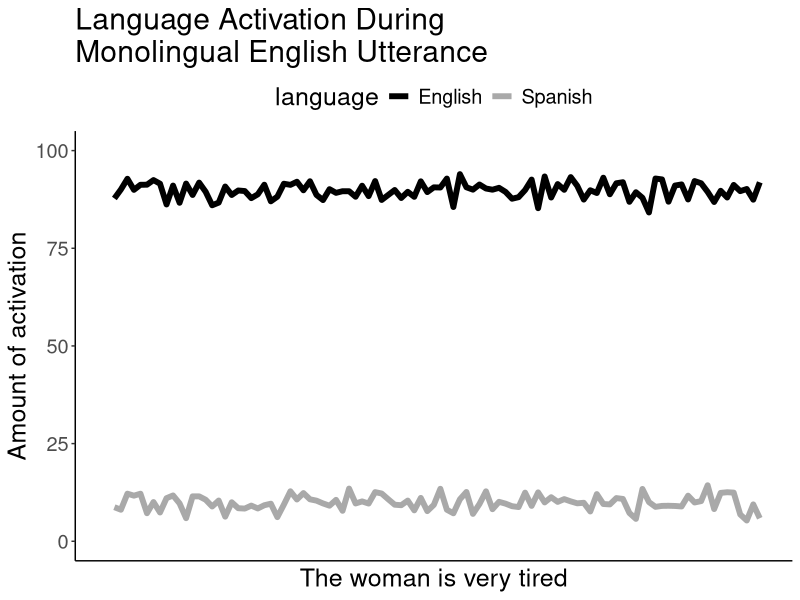
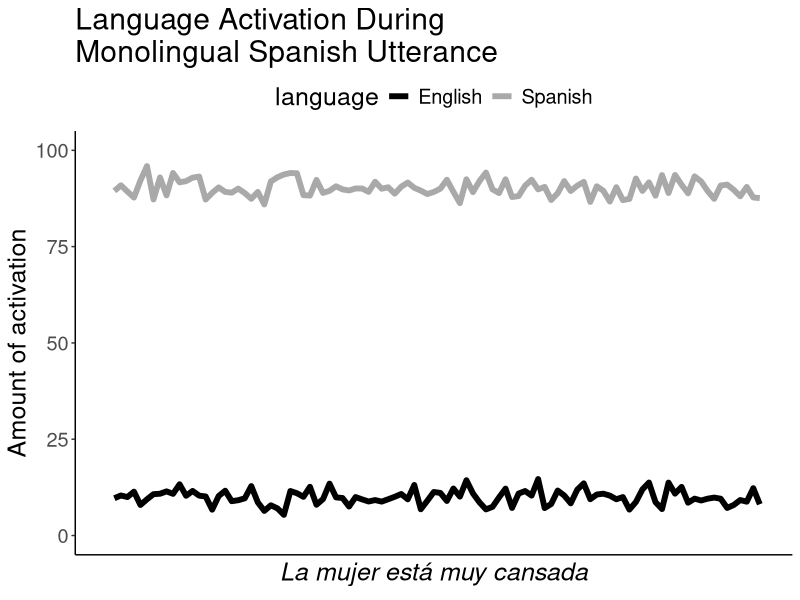

Recreate these plots in R, in order. (Note: this script raises an error after producing the figures.)
## LOAD PACKAGES
library(dplyr)
library(tidyr)
library(RColorBrewer)
library(ggplot2)


## MAKE FAKE DATA
eng_ml = data.frame(time = seq(1, 100)) %>%
  mutate(English = rnorm(100, 90, 2)) %>%
  mutate(Spanish = rnorm(100, 10, 2)) %>%
  gather(language, activation, c(English, Spanish))

sp_ml = data.frame(time = seq(1, 100)) %>%
  mutate(Spanish = rnorm(100, 90, 2)) %>%
  mutate(English = rnorm(100, 10, 2)) %>%
  gather(language, activation, c(English, Spanish))

cses = data.frame(time = seq(1, 100)) %>%
  mutate(English = c(rep(90, 40), seq(90, 10, length.out = 20), rep(10, 40)) + rnorm(100, 0, 2)) %>%
  mutate(Spanish = c(rep(10, 25), seq(10, 90, length.out = 20), rep(90, 55)) + rnorm(100, 0, 2)) %>%
  gather(language, activation, c(English, Spanish))

csse = data.frame(time = seq(1, 100)) %>%
  mutate(Spanish = c(rep(90, 40), seq(90, 10, length.out = 20), rep(10, 40)) + rnorm(100, 0, 2)) %>%
  mutate(English = c(rep(10, 25), seq(10, 90, length.out = 40), rep(90, 35)) + rnorm(100, 0, 2)) %>%
  gather(language, activation, c(English, Spanish))


## MAKE COLORS FOR FIGURES
colors = brewer.pal(5, "PRGn")
col_eng = colors[5]
col_sp = colors[1]


## MAKE PLOTS
# English monolingual utterance
eng_act.plot = ggplot(eng_ml, aes(x = time, y = activation, color=language)) +
  geom_line(lwd=2) +
  #geom_area(fill=col_eng) +
  xlim(0, 100) + 
  ylim(0, 100) +
  scale_color_manual(values = c("black", "darkgrey")) +
  ggtitle("Language Activation During\nMonolingual English Utterance") +
  xlab("The woman is very tired") +
  ylab("Amount of activation") +
  theme_bw() +
  theme(text=element_text(size=18), title=element_text(size=18),
        panel.border = element_blank(),
        panel.grid.major = element_blank(), panel.grid.minor = element_blank(),
        axis.line = element_line(colour = "black"),
        legend.position="top", legend.key=element_blank()) +
  theme(axis.text.x = element_blank(), axis.ticks.x = element_blank())
  pdf("figures/eng_act.pdf")
eng_act.plot
  dev.off()

# Spanish monolingual utterance
sp_act.plot = ggplot(sp_ml, aes(x = time, y = activation, color=language)) +
  geom_line(lwd=2) +
  #geom_area(fill=col_eng) +
  xlim(0, 100) + 
  ylim(0, 100) +
  scale_color_manual(values = c("black", "darkgrey")) +
  ggtitle("Language Activation During\nMonolingual Spanish Utterance") +
  xlab(expression(paste(italic("La mujer está muy cansada")))) +
  ylab("Amount of activation") +
  theme_bw() +
  theme(text=element_text(size=18), title=element_text(size=18),
        panel.border = element_blank(),
        panel.grid.major = element_blank(), panel.grid.minor = element_blank(),
        axis.line = element_line(colour = "black"),
        legend.position="top", legend.key=element_blank()) +
  theme(axis.text.x = element_blank(), axis.ticks.x = element_blank())
  pdf("figures/sp_act.pdf")
sp_act.plot
  dev.off()

# Code-switching English to Spanish utterance
cses_act.plot = ggplot(cses, aes(x = time, y = activation, color=language)) +
  geom_line(lwd=2) +
  #geom_area(fill=col_eng) +
  geom_vline(x = 50, lwd=1.5) +
  xlim(0, 100) + 
  ylim(0, 100) +
  scale_color_manual(values = c("black", "darkgrey")) +
  ggtitle("Language Activation During\nCode-switching English to Spanish Utterance") +
  xlab(expression(paste("The woman is |", italic(" muy cansada")))) +
  ylab("Amount of activation") +
  theme_bw() +
  theme(text=element_text(size=18), title=element_text(size=18),
        panel.border = element_blank(),
        panel.grid.major = element_blank(), panel.grid.minor = element_blank(),
        axis.line = element_line(colour = "black"),
        legend.position="top", legend.key=element_blank()) +
  theme(axis.text.x = element_blank(), axis.ticks.x = element_blank())
pdf("figures/cses_act.pdf")
cses_act.plot
dev.off()

# Code-switching Spanish to Englis utterance
csse_act.plot = ggplot(csse, aes(x = time, y = activation, color=language)) +
  geom_line(lwd=2) +
  #geom_area(fill=col_eng) +
  geom_vline(x = 50, lwd=1.5) +
  xlim(0, 100) + 
  ylim(0, 100) +
  scale_color_manual(values = c("black", "darkgrey")) +
  ggtitle("Language Activation During\nCode-switching Spanish to English Utterance") +
  xlab(expression(paste(italic("La mujer está "), "| very sad        "))) +
  ylab("Amount of activation") +
  theme_bw() +
  theme(text=element_text(size=18), title=element_text(size=18),
        panel.border = element_blank(),
        panel.grid.major = element_blank(), panel.grid.minor = element_blank(),
        axis.line = element_line(colour = "black"),
        legend.position="top", legend.key=element_blank()) +
  theme(axis.text.x = element_blank(), axis.ticks.x = element_blank())
pdf("figures/csse_act.pdf")
csse_act.plot
dev.off()

